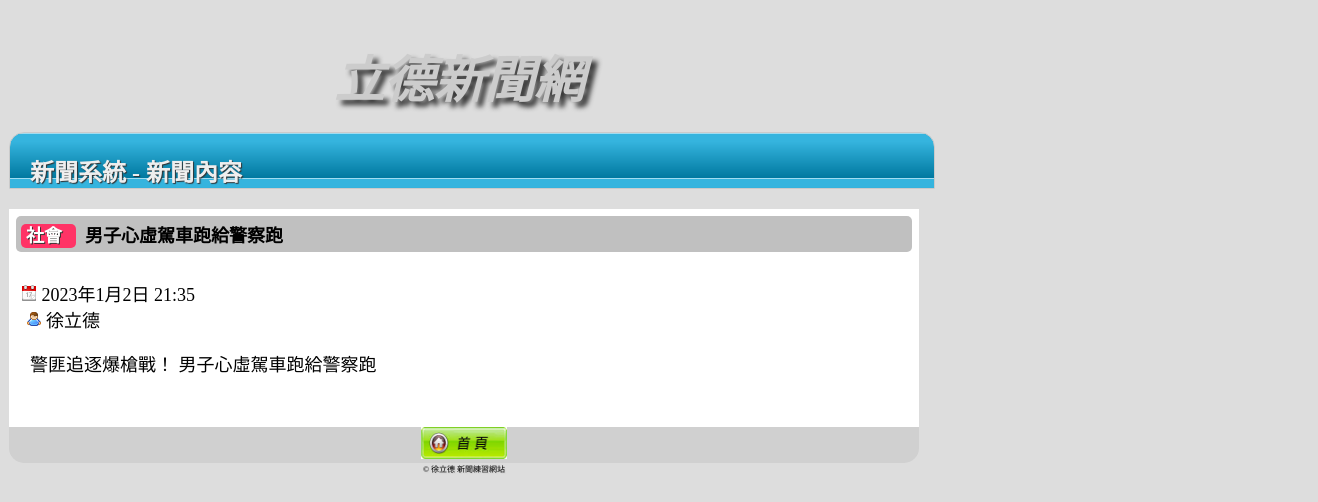
/detail/8/, run on the app's committed database.
### myapp/models.py (models this page shows, shortened)
class NewsData(models.Model):
    catego = models.CharField(max_length=10, null=False)
    nickname = models.CharField(max_length=20, null=False)
    title = models.CharField(max_length=50, null=False)
    message = models.TextField(null=False)
    pubtime = models.DateTimeField(auto_now=True)
    enabled = models.BooleanField(default=False)
    press = models.IntegerField(default=0)

### myapp/views.py (the view)
# urls.py: path('detail/<int:detail_id>/', views.detail),
def detail(request, detail_id=None):
    unit = models.NewsData.objects.get(id=detail_id)
    category = unit.catego
    title = unit.title
    pubtime = unit.pubtime
    nickname = unit.nickname
    message = unit.message
    unit.press += 1
    unit.save()
    return render(request, "detail.html", locals())

### templates/detail.html (shortened to what this page needs)
<!DOCTYPE html>
<html>
<head>
	{% load static %}
	<link href="{% static "css/news_style.css" %}" rel="stylesheet" type="text/css" />
</head>
<body>
  	<div id="warp">
		<div id="header" align="center">
			<span class="logo" >
				立德新聞網
			</span>
		</div>
		<div class="headings">
		  <h2>新聞系統 - 新聞內容</h2>
		</div>
    	<div class="contentbox">
			<table width="100%">
			<tr>
			  <th align="left"><span class="typeblock">{{category}}&nbsp;&nbsp;</span>&nbsp;&nbsp;{{title}}</th>
			</tr>
			<tr>
			  <td><span class="newsinfo">
				<img src="{% static "images/date.png" %}" alt="" width="16" height="16" />&nbsp;{{pubtime}}
				&nbsp;<img src="{% static "images/user.png" %}" alt="" width="16" height="16" />&nbsp;{{nickname}}
				<p>&nbsp;&nbsp;{{message}}</p>
			  </td>
			</tr>
			</table>
			<div class="top_function" align="center">
				<a href="/news/1/" title="返回首頁">
				<img src="{% static "images/home.png" %}" alt="返回首頁" width="86" height="32" /></a>
			</div>
			<div id="footer">&copy; 徐立德 新聞練習網站 </div>
		</div>
	</div>
</body>
</html>

### static/css/news_style.css (style rules this page uses)
table { padding:5px; margin-top:20px; margin-bottom:0px; margin-color:red; background:white; }
table td { padding:5px; }
.logo { font-style:italic; font-weight:bold; font-size:50px; margin-top:20px; padding: 0 20px; text-shadow: 5px 5px 5px #333; width:80%; height: 55px; color: #CCC; }
table tr th { border-radius: 5px; padding:5px; background:silver; font-size:18px; font-weight: bold; }
.headings { margin-top:20px; padding: 0 20px; border: 1px solid #CACACA; text-shadow: 1px 1px 1px #333; border-top-left-radius: 15px; border-top-right-radius: 15px; width:68%; height: 55px; background-color: #EAEAEA; background-image: url(images/bg_heading_alt.png); color: #EEE; }
body { background:#DDDDDD; }
#footer { font-size:8px; text-shadow: 1px 1px 1px #CCC; text-align: center; }
#warp { height: 100%; margin-top: 40px; margin-right: auto; margin-bottom: 0; margin-left: auto; width: 1300px; }
.typeblock { color: #FFF; background-color: #F36; padding: 2px 5px; text-align: center; text-shadow: 1px 1px #333; border-radius: 5px; }
#header { width: 900px; position: relative; }
.contentbox { width:70% }
.contentbox p { background-color:F0F0F0; }
.top_function { background:#D0D0D0; border-bottom-left-radius:15px; border-bottom-right-radius:15px; }
.newsinfo { font-size:18px; white-space: pre-line; }

### data on the page
NewsData: catego "社會", title "男子心虛駕車跑給警察跑", pubtime "2023年1月2日 21:35", nickname "徐立德", message "警匪追逐爆槍戰！ 男子心虛駕車跑給警察跑"
